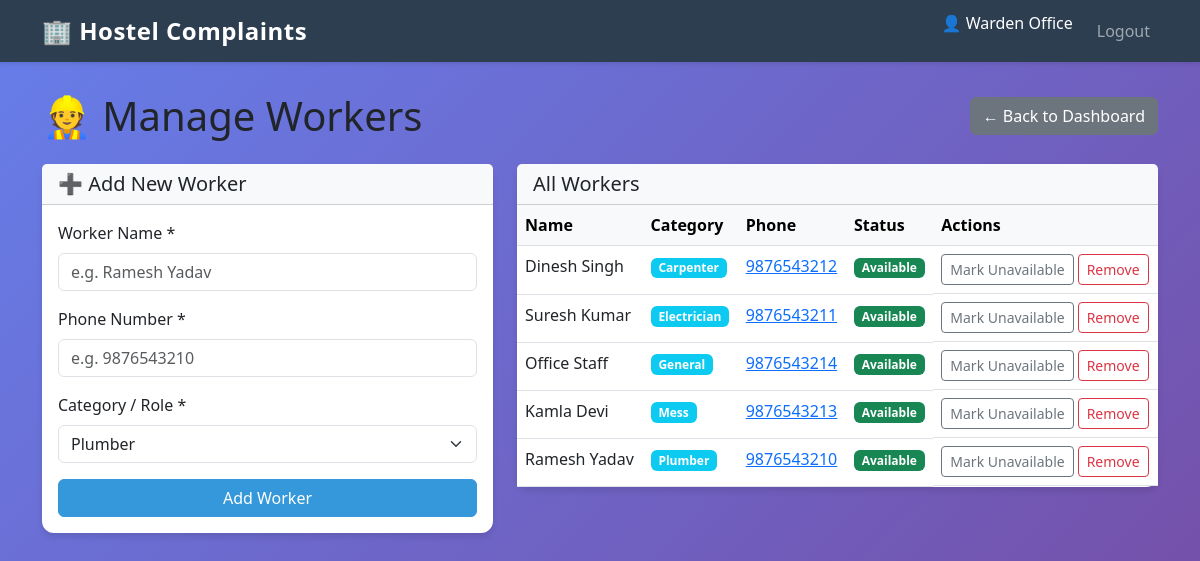
Screenshot of /workers (signed in) with the database file from the repository.
### hostel-complaint-project/app.py (models this page shows)
class User(db.Model):
    id = db.Column(db.Integer, primary_key=True)
    username = db.Column(db.String(80), unique=True, nullable=False)
    password = db.Column(db.String(255), nullable=False)
    role = db.Column(db.String(20), default='student')  # student, admin, warden
    name = db.Column(db.String(120), nullable=False)
    email = db.Column(db.String(120), unique=True)
    room_number = db.Column(db.String(20))
    complaints = db.relationship('Complaint', backref='author', lazy=True)

class Worker(db.Model):
    id = db.Column(db.Integer, primary_key=True)
    name = db.Column(db.String(120), nullable=False)
    phone = db.Column(db.String(20), nullable=False)
    category = db.Column(db.String(50), nullable=False)  # Plumber, Electrician, Carpenter, Mess, General
    is_available = db.Column(db.Boolean, default=True)
    created_at = db.Column(db.DateTime, default=datetime.utcnow)
    assigned_complaints = db.relationship('Complaint', backref='assigned_worker', lazy=True)

### hostel-complaint-project/app.py (the view, shortened to what this page needs)
@app.route('/workers', methods=['GET', 'POST'])
def workers():
    if 'user_id' not in session:
        return redirect(url_for('login'))
    user = User.query.get(session['user_id'])
    if user.role not in ['admin', 'warden']:
        return "Unauthorized", 403
    all_workers = Worker.query.order_by(Worker.category, Worker.name).all()
    return render_template('workers.html', workers=all_workers, user=user, categories=VALID_CATEGORIES)

### hostel-complaint-project/templates/templates/workers.html (shortened to what this page needs)
{% extends "base.html" %}
{% block content %}
<div class="container">
    <div class="d-flex justify-content-between align-items-center mb-4">
        <h1 class="mb-0">👷 Manage Workers</h1>
        <a href="{{ url_for('dashboard') }}" class="btn btn-secondary">
            ← Back to Dashboard
        </a>
    </div>
    <div class="row">
        <div class="col-md-5">
            <div class="card mb-4">
                <div class="card-header bg-light">
                    <h5 class="mb-0">➕ Add New Worker</h5>
                </div>
                <div class="card-body">
                    <form method="POST">
                        <div class="mb-3">
                            <label for="name" class="form-label">Worker Name *</label>
                            <input type="text" class="form-control" id="name" name="name" placeholder="e.g. Ramesh Yadav" required>
                        </div>
                        <div class="mb-3">
                            <label for="phone" class="form-label">Phone Number *</label>
                            <input type="tel" class="form-control" id="phone" name="phone" placeholder="e.g. 9876543210" required>
                        </div>
                        <div class="mb-3">
                            <label for="category" class="form-label">Category / Role *</label>
                            <select class="form-select" id="category" name="category" required>
                                {% for cat in categories %}
                                <option value="{{ cat }}">{{ cat }}</option>
                                {% endfor %}
                            </select>
                        </div>
                        <button type="submit" class="btn btn-primary w-100">
                            Add Worker
                        </button>
                    </form>
                </div>
            </div>
        </div>
        <div class="col-md-7">
            <div class="card">
                <div class="card-header bg-light">
                    <h5 class="mb-0">All Workers</h5>
                </div>
                <div class="card-body p-0">
                    <div class="table-responsive">
                        <table class="table table-hover mb-0">
                            <thead class="table-light">
                                <tr>
                                    <th>Name</th>
                                    <th>Category</th>
                                    <th>Phone</th>
                                    <th>Status</th>
                                    <th>Actions</th>
                                </tr>
                            </thead>
                            <tbody>
                                {% for w in workers %}
                                <tr>
                                    <td>{{ w.name }}</td>
                                    <td><span class="badge bg-info">{{ w.category }}</span></td>
                                    <td><a href="tel:{{ w.phone }}">{{ w.phone }}</a></td>
                                    <td>
                                        {% if w.is_available %}
                                        <span class="badge bg-success">Available</span>
                                        {% else %}
                                        <span class="badge bg-secondary">Unavailable</span>
                                        {% endif %}
                                    </td>
                                    <td class="d-flex gap-1">
                                        <form method="POST" action="{{ url_for('toggle_worker_availability', worker_id=w.id) }}">
                                            <button type="submit" class="btn btn-sm btn-outline-secondary">
                                                {% if w.is_available %}Mark Unavailable{% else %}Mark Available{% endif %}
                                            </button>
                                        </form>
                                        <form method="POST" action="{{ url_for('delete_worker', worker_id=w.id) }}" onsubmit="return confirm('Remove {{ w.name }}?');">
                                            <button type="submit" class="btn btn-sm btn-outline-danger">
                                                Remove
                                            </button>
                                        </form>
                                    </td>
                                </tr>
                                {% else %}
                                <tr>
                                    <td colspan="5" class="text-center text-muted py-3">No workers added yet.</td>
                                </tr>
                                {% endfor %}
                            </tbody>
                        </table>
                    </div>
                </div>
            </div>
        </div>
    </div>
</div>
{% endblock %}

### hostel-complaint-project/templates/base.html (shortened to what this page needs)
<!DOCTYPE html>
<html lang="en">
<head>
    <link href="https://cdn.jsdelivr.net/npm/bootstrap@5.3.0/dist/css/bootstrap.min.css" rel="stylesheet">
</head>
<body>
    {% if session.get('user_id') %}
    <nav class="navbar navbar-expand-lg navbar-dark">
        <div class="container">
            <a class="navbar-brand" href="{{ url_for('dashboard') }}">🏢 Hostel Complaints</a>
            <div class="collapse navbar-collapse" id="navbarNav">
                <ul class="navbar-nav ms-auto">
                    <li class="nav-item">
                        <span class="navbar-text me-3" style="color: white;">
                            👤 {{ session.get('name') }}
                        </span>
                    </li>
                    <li class="nav-item">
                        <a class="nav-link" href="{{ url_for('logout') }}">Logout</a>
                    </li>
                </ul>
            </div>
        </div>
    </nav>
    {% endif %}
    <div class="container-main">
        {% block content %}{% endblock %}
    </div>
</body>
</html>

### hostel-complaint-project/templates/base.html (style rules this page uses)
:root { --primary-color: #2c3e50; --secondary-color: #3498db; --success-color: #27ae60; --danger-color: #e74c3c; --warning-color: #f39c12; }
body { background: linear-gradient(135deg, #667eea 0%, #764ba2 100%); min-height: 100vh; font-family: 'Segoe UI', Tahoma, Geneva, Verdana, sans-serif; }
.navbar { background-color: var(--primary-color) !important; box-shadow: 0 2px 4px rgba(0,0,0,0.1); }
.navbar-brand { font-weight: 700; font-size: 1.5rem; letter-spacing: 0.5px; }
.card { border: none; border-radius: 12px; box-shadow: 0 4px 6px rgba(0,0,0,0.1); transition: transform 0.3s, box-shadow 0.3s; }
.btn-primary { background-color: var(--secondary-color); border-color: var(--secondary-color); }
.container-main { padding: 30px 0; }

### rows the page displays
User: get "Warden Office"
Worker: name "Dinesh Singh", category "Carpenter", phone "9876543212", is_available "Available"
Worker: name "Suresh Kumar", category "Electrician", phone "9876543211", is_available "Available"
Worker: name "Office Staff", category "General", phone "9876543214", is_available "Available"
Worker: name "Kamla Devi", category "Mess", phone "9876543213", is_available "Available"
Worker: name "Ramesh Yadav", category "Plumber", phone "9876543210", is_available "Available"

### other values shown
form field category "Plumber"
